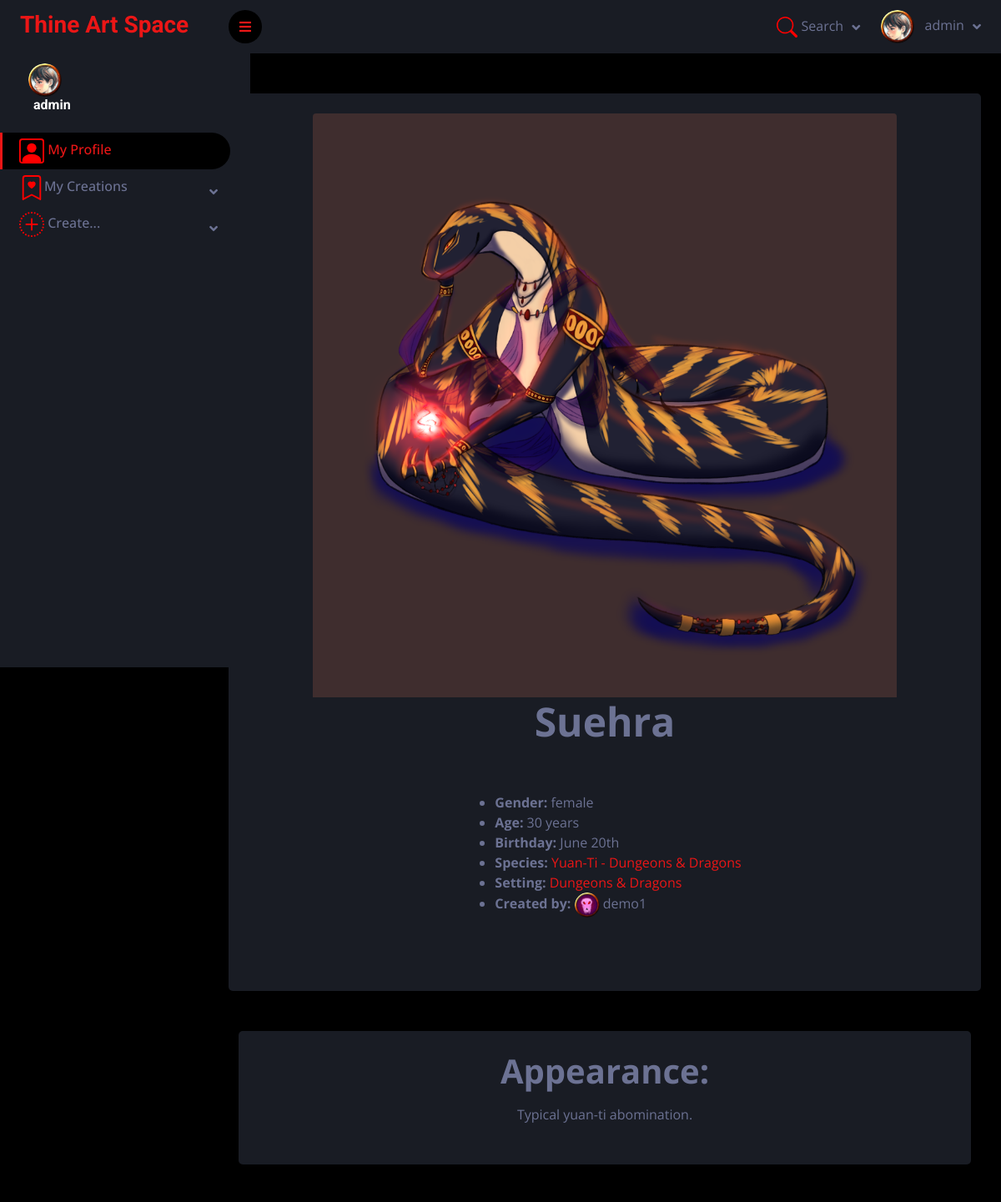
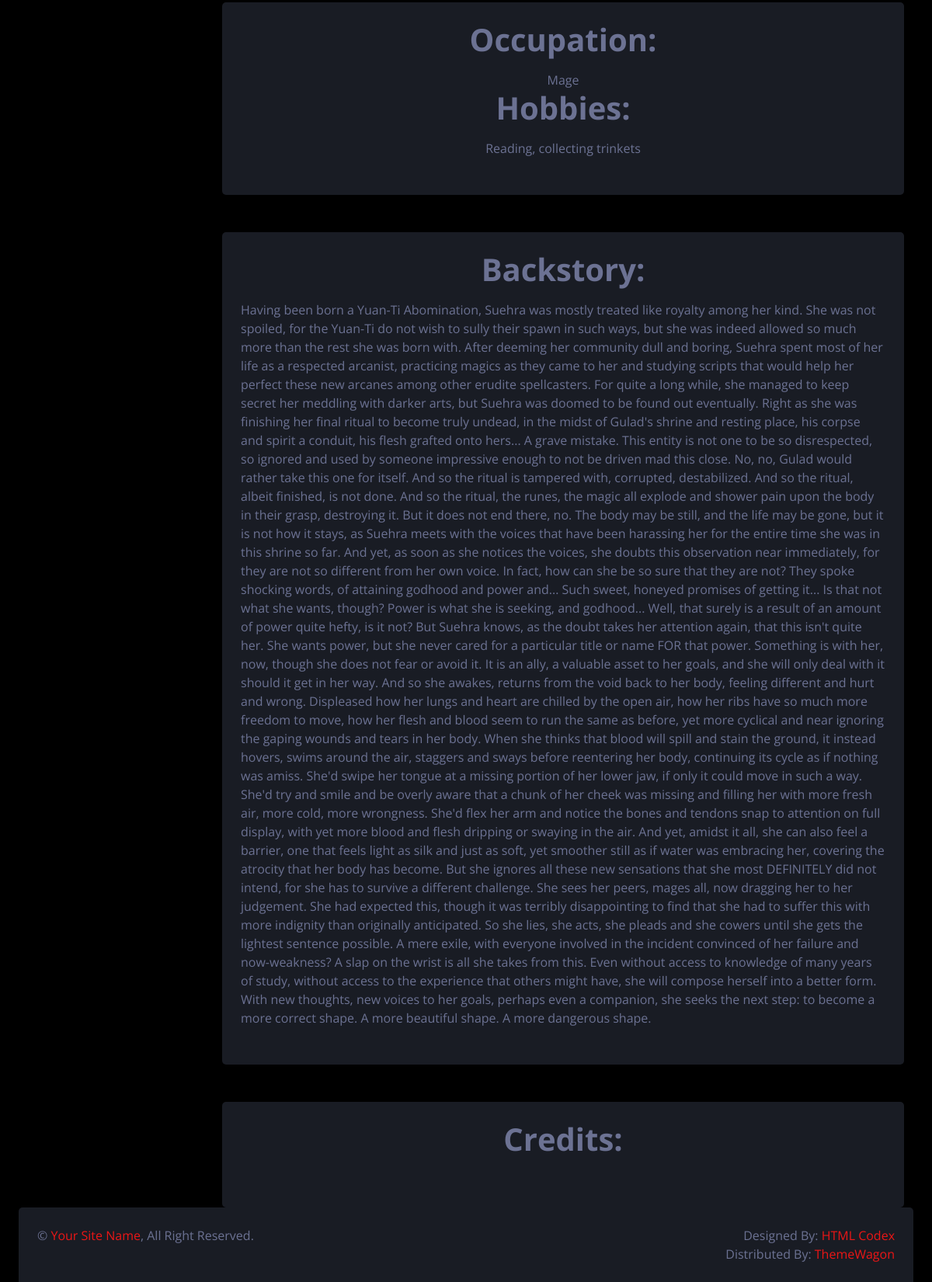
The app's page /ThineArtSpace/characters/3 (signed in) with its own data (2 pictures, top to bottom).
### ThineArtSpace/models.py (models this page shows, shortened)
class Profile(models.Model):
    user = models.OneToOneField(User, on_delete=models.CASCADE)
    photo = models.ImageField(default="profile-pics/default.png", upload_to="profile-pics/")
    class Meta:
        verbose_name="Profile"
        verbose_name_plural="Profiles"

class Character(models.Model):
    name=models.CharField(verbose_name="Name", max_length=100)
    age=models.CharField(verbose_name="Age", max_length=100)
    backstory=models.TextField(verbose_name="Backstory")
    TAG_CHOICES = [
        ('canon', 'Canon'),
        ('fanon', 'Fanon'),
    ]
    species_relation_tag = models.CharField(max_length=5, choices=TAG_CHOICES, default='fanon')
    group_relation_tag = models.CharField(max_length=5, choices=TAG_CHOICES, default='fanon')
    setting_relation_tag = models.CharField(max_length=5, choices=TAG_CHOICES, default='fanon')
    species=models.ForeignKey(to="Species", on_delete=models.SET_NULL, null=True, blank=True, related_name="species_characters")
    species_name=models.CharField(max_length=200, null=True, blank=True)
    hobbies=models.TextField(verbose_name="Hobbies", null=True, blank=True)
    appearance=models.TextField(verbose_name="Appearance")
    created_by=models.ForeignKey(to=User, on_delete=models.SET_NULL, blank=True, null=True, related_name="creator_characters")
    setting=models.ForeignKey(to=Setting, on_delete=models.SET_NULL, null=True, blank=True,related_name="setting_characters")
    birthday=models.CharField(verbose_name="Birthday", default="Unknown", max_length=100)
    occupation=models.TextField(verbose_name="Occupation", blank=True, null=True)
    image=models.ImageField(verbose_name="Image", upload_to='characters', null=True, blank=True, default='character_default/default.png')
    char_credit=models.TextField(verbose_name="Credit", null=True, blank=True)
    groups = models.ForeignKey(to=Group, on_delete=models.SET_NULL, null=True, blank=True, related_name="group_characters")
    group_role=models.CharField(verbose_name="Group role", max_length=200, null=True, blank=True, default="Unknown")
    variant_of_character=models.ForeignKey(to='self', on_delete=models.SET_NULL, null=True, blank=True, related_name="variants")
    GENDER_CHOICES = [
        ('male', 'Male'),
        ('female', 'Female'),
        ('agender', 'Agender'),
        ('trans male', 'Trans male'),
        ('trans female', 'Trans female'),
        ('multigender', 'Multigender'),
        ('nonbinary', 'Nonbinary'),
    ]
    gender=models.CharField(verbose_name="Gender", max_length=100, choices=GENDER_CHOICES, default="agender")
    class Meta:
        verbose_name="Character"
        verbose_name_plural="Characters"

class Species(models.Model):
    name=models.CharField(verbose_name="Name", max_length=200)
    appearance = models.TextField(verbose_name="Appearance")
    description = models.TextField(verbose_name="Description")
    setting=models.ForeignKey(to=Setting, on_delete=models.SET_NULL, null=True, blank=True, related_name="setting_species")
    TAG_CHOICES = [
        ('canon', 'Canon'),
        ('fanon', 'Fanon'),
    ]
    setting_relation_tag = models.CharField(max_length=5, choices=TAG_CHOICES, default='fanon')
    created_by = models.ForeignKey(to=User, on_delete=models.SET_NULL, blank=True, null=True, related_name="creator_species")
    parent_species = models.ForeignKey(to='self', on_delete=models.SET_NULL, null=True, blank=True, related_name="sub_species")
    variant_of_species = models.ForeignKey(to='self', on_delete=models.SET_NULL, null=True, blank=True, related_name="variants")
    image = models.ImageField(verbose_name="Image", upload_to='species', null=True, blank=True)
    spec_credit = models.TextField(verbose_name="Credit", null=True, blank=True)
    def __str__(self):
        if self.setting != 'null' and self.setting!= 'none' and self.setting!='blank':
            return f'{self.name} - {self.setting.name}'
        else:
            return f'{self.name}'
    class Meta:
        verbose_name="Species"
        verbose_name_plural = "Species"

class Setting(models.Model):
    name=models.CharField(verbose_name="Name", max_length=200)
    created_by = models.ForeignKey(to=User, on_delete=models.SET_NULL, null=True, blank=True, related_name="creator_settings")
    description=models.TextField(verbose_name="Description")
    parent_setting=models.ForeignKey(to='self', on_delete=models.SET_NULL, null=True, blank=True, related_name="sub_settings")
    variant_of_setting = models.ForeignKey(to='self', on_delete=models.SET_NULL, null=True, blank=True, related_name="variants")
    sett_credit = models.TextField(verbose_name="Credit", null=True, blank=True)
    class Meta:
        constraints=[
            models.UniqueConstraint(fields=['name'], name='unique_setting_name')
        ]
        verbose_name="Setting"
        verbose_name_plural="Settings"
    def __str__(self):
        return f"{self.name}"

### ThineArtSpace/views.py (the view)
# urls.py: path('characters/<int:pk>', CharacterDetailView.as_view(), name='character'),
class CharacterDetailView(generic.DetailView):
    model = Character
    template_name = "character.html"
    context_object_name = "character"

### ThineArtSpace/templates/character.html (shortened to what this page needs)
{% extends "base.html" %}
{% block "content" %}
{% if character.image %}
    <img class="card-img-top" style="max-width: 700px" src="{{ character.image.url }}">
{% endif %}
<div class="display-5 pb-5">{{ character.name }}</div>
<ul class="pt-2">
    <li><strong>Gender: </strong>{{ character.gender }}</li>
    <li><strong>Age: </strong>{{ character.age }}</li>
    <li><strong>Birthday: </strong>{{ character.birthday }}</li>
    <li><strong>Species: </strong><a href="{% url 'species' character.species.pk %}">{{ character.species }}</a></li>
    <li><strong>Setting: </strong><a href="{% url 'setting' character.setting.pk %}">{{ character.setting }}</a></li>
    <li>
        <strong>Created by: </strong>
        <img class="rounded-circle account-img" style="width: 30px" src="{{ character.created_by.profile.photo.url }}" alt="">
        {{ character.created_by }}
    </li>
</ul>
<br>
{% endblock %}
{% block "content2" %}
<div class="container-fluid pt-4 px-4">
                <div class="row g-4">
                    <div class="col-sm-12">
                        <div class="bg-secondary rounded p-4">
                            <div class="d-flex flex-column align-items-center justify-content-between mb-4">
                                <div class="display-6 pb-3">Appearance:</div>
                                {{ character.appearance }}
                            </div>
                        </div>
                    </div>
                </div>
</div>
{% endblock %}
{% if character.occupation or character.hobbies %}
{% block "content3" %}
<div class="container-fluid pt-4 px-4">
                <div class="row g-4">
                    <div class="col-sm-12">
                        <div class="bg-secondary rounded p-4">
                            <div class="d-flex flex-column align-items-center justify-content-between mb-4">
                                {% if character.occupation and character.hobbies %}
                                <div class="display-6 pb-3">Occupation:</div>
                                {{ character.occupation }}
                                <br>
                                <div class="display-6 pb-3">Hobbies:</div>
                                {{ character.hobbies }}
                                {% endif %}
                            </div>
                        </div>
                    </div>
                </div>
</div>
{% endblock %}
{% endif %}
{% block "content4" %}
<div class="container-fluid pt-4 px-4">
                <div class="row g-4">
                    <div class="col-sm-12">
                        <div class="bg-secondary rounded p-4">
                            <div class="d-flex flex-column align-items-center justify-content-between mb-4">
                                <div class="display-6 pb-3">Backstory:</div>
                                {{ character.backstory }}
                            </div>
                        </div>
                    </div>
                </div>
</div>
{% endblock %}
{% block "content5" %}
<div class="container-fluid pt-4 px-4">
                <div class="row g-4">
                    <div class="col-sm-12">
                        <div class="bg-secondary rounded p-4">
                            <div class="d-flex flex-column align-items-center justify-content-between mb-4">
                                <div class="display-6 pb-3">Credits:</div>
                            </div>
                        </div>
                    </div>
                </div>
</div>
{% endblock %}

### ThineArtSpace/templates/base.html (shortened to what this page needs)
<!DOCTYPE html>
<html lang="en">
{% load static %}
<head>
    <link href="https://cdnjs.cloudflare.com/ajax/libs/font-awesome/5.10.0/css/all.min.css" rel="stylesheet">
    <link href="https://cdn.jsdelivr.net/npm/bootstrap-icons@1.4.1/font/bootstrap-icons.css" rel="stylesheet">
    <link href="{% static '/css/owl.carousel.min.css' %}" rel="stylesheet">
    <link href="{% static '/css/tempusdominus-bootstrap-4.min.css' %}" rel="stylesheet" />
    <link href="{% static '/css/bootstrap.min.css' %}" rel="stylesheet">
    <link href="{% static '/css/style.css' %}" rel="stylesheet">
</head>
<body class="body-for-sticky">
{% if user.is_authenticated %}
        <div class="sidebar pe-4 pb-3">
            <nav class="navbar bg-secondary navbar-dark">
                <a href="{% url 'index' %}" class="navbar-brand mx-4 mb-3">
                    <h3 class="text-primary">Thine Art Space</h3>
                </a>
                <div class="d-flex align-items-center ms-4 mb-4">
                    <div class="position-relative">
                        <img class="rounded-circle" src="{{ user.profile.photo.url }}" alt="" style="width: 40px; height: 40px;">
                    </div>
                    <div class="ms-3">
                        <h6 class="mb-0">{{ user.get_username }}</h6>
                    </div>
                </div>
                <div class="navbar-nav w-100">
                    <a href="{% url 'profile' %}" class="nav-item nav-link active">
                        My Profile</a>
                    <div class="nav-item dropdown">
                        <a href="" class="nav-link dropdown-toggle" data-bs-toggle="dropdown">
                            My Creations</a>
                    </div>
                    <div class="nav-item dropdown">
                        <a href="#" class="nav-link dropdown-toggle" data-bs-toggle="dropdown">
                            Create...</a>
                    </div>
                </div>
            </nav>
        </div>
        {% endif %}
        <div class="content">
            <nav class="navbar navbar-expand bg-secondary navbar-dark sticky-top px-4 py-0">
                <a href="#" class="sidebar-toggler flex-shrink-0">
                    <i class="fa fa-bars"></i>
                </a>
                <div class="navbar-nav align-items-center ms-auto">
                    <div class="nav-item dropdown">
                        <a href="#" class="nav-link dropdown-toggle" data-bs-toggle="dropdown">
                            <svg xmlns="http://www.w3.org/2000/svg" width="25" height="25" fill="red"
                                 class="bi bi-search" viewBox="0 0 16 16">
                                <path d="M11.742 10.344a6.5 6.5 0 1 0-1.397 1.398h-.001q.044.06.098.115l3.85 3.85a1 1 0 0 0 1.415-1.414l-3.85-3.85a1 1 0 0 0-.115-.1zM12 6.5a5.5 5.5 0 1 1-11 0 5.5 5.5 0 0 1 11 0"/>
                            </svg>
                            <span class="d-none d-lg-inline-flex">Search</span>
                        </a>
                    </div>
                    {% if user.is_authenticated %}
                    <div class="nav-item dropdown">
                        <a href="" class="nav-link dropdown-toggle" data-bs-toggle="dropdown">
                            <img class="rounded-circle me-lg-2" src="{{ user.profile.photo.url }}" alt="" style="width: 40px; height: 40px;">
                            <span class="d-lg-inline-flex">{{ user.get_username }}</span>
                        </a>
                    </div>
                    {% endif %}
                </div>
            </nav>
            <div class="container-fluid pt-4 px-4">
                <div class="row g-4">
                    <div class="col-sm-12">
                        <div class="bg-secondary rounded p-4">
                            <div class="d-flex flex-column align-items-center justify-content-between mb-4">
                                {% block "content" %}{% endblock %}
                            </div>
                        </div>
                    </div>
                    {% block "content2" %} {% endblock %}
                    {% block "content3" %} {% endblock %}
                    {% block "content4" %} {% endblock %}
                    {% block "content5" %} {% endblock %}
            </div>
    </div>
<div class="footer sticky-footer container-fluid pt-4 px-4">
                <div class="bg-secondary rounded-top p-4">
                    <div class="row">
                        <div class="col-12 col-sm-6 text-center text-sm-start">
                            &copy; <a href="#">Your Site Name</a>, All Right Reserved.
                        </div>
                        <div class="col-12 col-sm-6 text-center text-sm-end">
                            Designed By: <a href="https://htmlcodex.com">HTML Codex</a>
                            <br>Distributed By: <a href="https://themewagon.com" target="_blank">ThemeWagon</a>
                        </div>
                    </div>
                </div>
            </div>
        </div>
</body>
</html>

### ThineArtSpace/static/css/style.css (style rules this page uses)
:root { --primary: #EB1616; --secondary: #191C24; --light: #6C7293; --dark: #000000; }
.sidebar { position: fixed; top: 0; left: 0; bottom: 0; width: 300px; height: 100vh; overflow-y: auto; background: var(--secondary); transition: 0.5s; z-index: 999; }
.content { margin-left: 250px; min-height: 100vh; background: var(--dark); transition: 0.5s; }
@media (min-width: 992px) { .sidebar { margin-left: 0; } }
@media (min-width: 992px) { .content { width: calc(100% - 250px); } }
.flex-column { display: flex; flex-direction: column; }
.sidebar .navbar .navbar-nav .nav-link { padding: 7px 20px; color: var(--light); font-weight: 500; border-left: 3px solid var(--secondary); border-radius: 0 30px 30px 0; outline: none; }
.sidebar .navbar .navbar-nav .nav-link:hover, .sidebar .navbar .navbar-nav .nav-link.active { color: var(--primary); background: var(--dark); border-color: var(--primary); }
.sidebar .navbar .dropdown-toggle::after { position: absolute; top: 15px; right: 15px; border: none; content: "\f107"; font-family: "Font Awesome 5 Free"; font-weight: 900; transition: .5s; }
.content .navbar .navbar-nav .nav-link { margin-left: 25px; padding: 12px 0; color: var(--light); outline: none; }
.content .navbar .sidebar-toggler, .content .navbar .navbar-nav .nav-link i { width: 40px; height: 40px; display: inline-flex; align-items: center; justify-content: center; background: var(--dark); border-radius: 40px; }
.content .navbar .dropdown-toggle::after { margin-left: 6px; vertical-align: middle; border: none; content: "\f107"; font-family: "Font Awesome 5 Free"; font-weight: 900; transition: .5s; }
html { height: 100%; box-sizing: border-box; }
*, *:before, *:after { box-sizing: inherit; }
.body-for-sticky { position: relative; min-height: 100%; padding-bottom: 6rem; }
.sticky-footer { position: absolute; bottom: 0; }

### ThineArtSpace/templates/base.html (style rules this page uses)
.footer { left: 0; bottom: 0; width: 100%; }

### records on screen
Character: image (picture), name "Suehra", gender "female", age "30 years", birthday "June 20th", species "Yuan-Ti - Dungeons & Dragons", setting "Dungeons & Dragons", created_by.profile.photo (picture), created_by "demo1", appearance "Typical yuan-ti abomination.", occupation "Mage", hobbies "Reading, collecting trinkets", backstory "Having been born a Yuan-Ti Abomination, Suehra was mostly treated like royalty among her kind. She was not spoiled, for the Yuan-Ti do not wish to sully their spawn in such ways, but she was indeed allowed so much more than the rest she was born with. After deeming her community dull and boring, Suehra spent most of her life as a respected arcanist, practicing magics as they came to her and studying scripts that would help her perfect these new arcanes among other erudite spellcasters. For quite a long while, she managed to keep secret her meddling with darker arts, but Suehra was doomed to be found out eventually. Right as she was finishing her final ritual to become truly undead, in the…"

### other values on screen
{{ user.get_username }} "admin"
